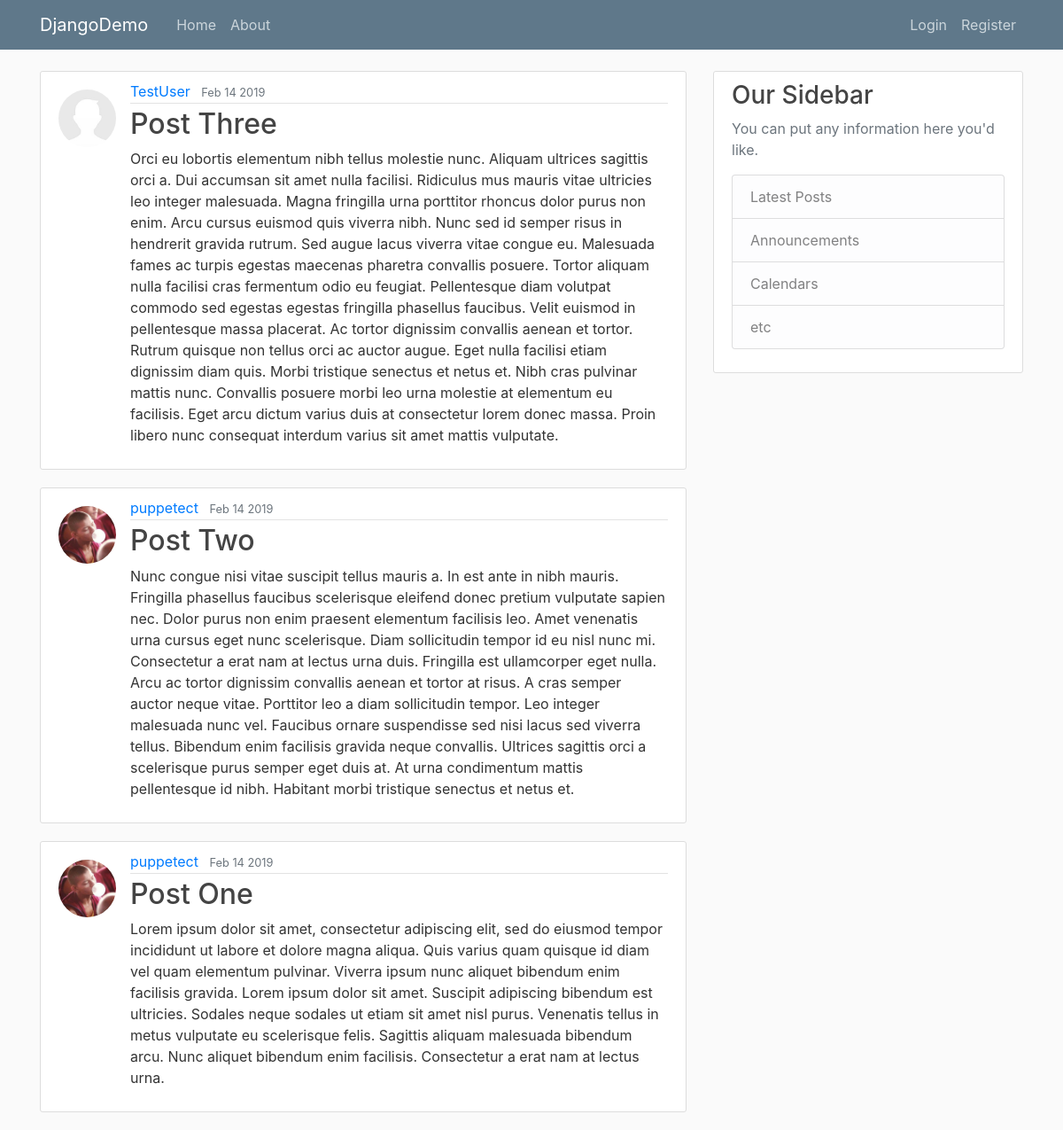
The app's page /, older data.
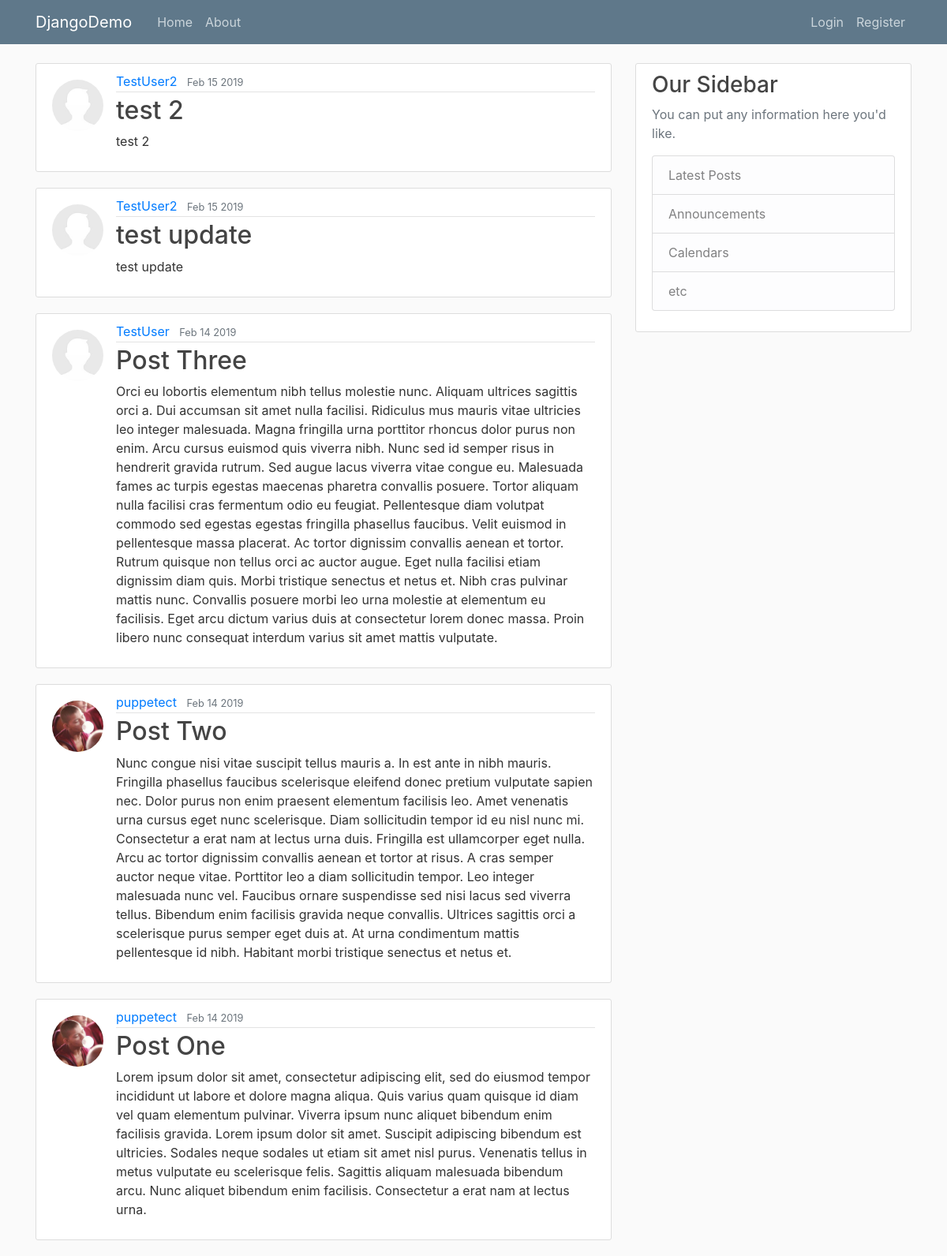
The same page, newer data.
### blog/models.py (models this page shows, shortened)
class Post(models.Model):
    title = models.CharField(max_length=100)
    content = models.TextField()
    date_posted = models.DateTimeField(default=timezone.now)
    author = models.ForeignKey(User, on_delete=models.CASCADE)

### users/models.py (models this page shows, shortened)
class Profile(models.Model):
    user = models.OneToOneField(User, on_delete=models.CASCADE)
    image = models.ImageField(default='default.jpg', upload_to='profile_pics')

### blog/views.py (the view)
# urls.py: path('', PostListView.as_view(), name='blog-home'),
class PostListView(ListView):
    model = Post
    ordering = ['-date_posted']
    paginate_by = 5

### blog/templates/blog/post_list.html (shortened to what this page needs)
{% extends "blog/base.html" %}
{% block content %}
    {% for object in object_list %}
        <article class="media content-section">
          <img class="rounded-circle article-img" src="{{ object.author.profile.image.url }}">
          <div class="media-body">
            <div class="article-metadata">
              <a class="mr-2" href="{% url 'user_posts' object.author.username %}">{{ object.author }}</a>
              <small class="text-muted">{{ object.date_posted|date:"M d Y" }}</small>
            </div>
            <h2><a class="article-title" href="{% url 'post_detail' object.id %}">{{ object.title }}</a></h2>
            <p class="article-content">{{ object.content }}</p>
          </div>
        </article>
    {% endfor %}
{% endblock content %}

### blog/templates/blog/base.html (shortened to what this page needs)
{% load static %}
<!DOCTYPE html>
<html>
<head>
    <link rel="stylesheet" href="https://stackpath.bootstrapcdn.com/bootstrap/4.3.1/css/bootstrap.min.css">
    <link rel="stylesheet" type="text/css" href="{% static 'blog/main.css' %}">
</head>
<body>
    <header class="site-header">
      <nav class="navbar navbar-expand-md navbar-dark bg-steel fixed-top">
        <div class="container">
          <a class="navbar-brand mr-4" href="/">DjangoDemo</a>
          <div class="collapse navbar-collapse" id="navbarToggle">
            <div class="navbar-nav mr-auto">
              <a class="nav-item nav-link" href="{% url 'blog-home' %}">Home</a>
              <a class="nav-item nav-link" href="{% url 'blog-about' %}">About</a>
            </div>
            <div class="navbar-nav">
                {% if user.is_authenticated %}
                    <a class="nav-item nav-link" href="{% url 'post_create' %}">New Post</a>
                    <a class="nav-item nav-link" href="{% url 'profile' %}">Profile</a>
                    <a class="nav-item nav-link" href="{% url 'logout' %}">Logout</a>
                {% else %}
                    <a class="nav-item nav-link" href="{% url 'login' %}">Login</a>
                    <a class="nav-item nav-link" href="{% url 'register' %}">Register</a>
                {% endif %}
            </div>
          </div>
        </div>
      </nav>
    </header>
    <main role="main" class="container">
      <div class="row">
        <div class="col-md-8">
            {% block content %}{% endblock %}
        </div>
        <div class="col-md-4">
          <div class="content-section">
            <h3>Our Sidebar</h3>
            <p class='text-muted'>You can put any information here you'd like.
              <ul class="list-group">
                <li class="list-group-item list-group-item-light">Latest Posts</li>
                <li class="list-group-item list-group-item-light">Announcements</li>
                <li class="list-group-item list-group-item-light">Calendars</li>
                <li class="list-group-item list-group-item-light">etc</li>
              </ul>
            </p>
          </div>
        </div>
      </div>
    </main>
</body>
</html>

### blog/static/blog/main.css (style rules this page uses)
body { background: #fafafa; color: #333333; margin-top: 5rem; }
h1, h2, h3, h4, h5, h6 { color: #444444; }
.bg-steel { background-color: #5f788a; }
.site-header .navbar-nav .nav-link { color: #cbd5db; }
.content-section { background: #ffffff; padding: 10px 20px; border: 1px solid #dddddd; border-radius: 3px; margin-bottom: 20px; }
.article-title { color: #444444; }
.article-content { white-space: pre-line; }
.article-img { height: 65px; width: 65px; margin-top: 10px; margin-right: 16px; }
.article-metadata { padding-bottom: 1px; margin-bottom: 4px; border-bottom: 1px solid #e3e3e3 }

Row changes from the older to the newer data that the page shows:
added Post: author.profile.image (placeholder picture), author "TestUser2", date_posted "Feb 15 2019", title "test 2", content "test 2"
added Post: author.profile.image (placeholder picture), author "TestUser2", date_posted "Feb 15 2019", title "test update", content "test update"
